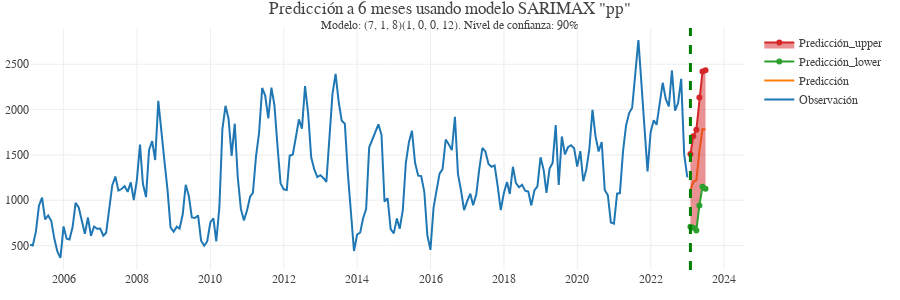

Notebook code cell kept with this figure:
### Code cell
fitted = test_model_pp.fit(disp=False)
# forecast_test = fitted.forecast(months_to_predict, exog = X_new_test)
forecast_test = fitted.get_forecast(months_to_predict, exog = X_new_test)
forecast_test = forecast_test.summary_frame(alpha=alpha)[["mean", "mean_ci_lower", "mean_ci_upper"]]
forecast_test = pd.concat([fitted.fittedvalues, forecast_test])
obs_pred_test = pd.DataFrame({"observado":y_test,
                            "prediccion": forecast_test["mean"],
                            'predicted_lower' : forecast_test["mean_ci_lower"],
                            'predicted_upper' : forecast_test["mean_ci_upper"],
                            })
plot_predicc_obs_exog = go.Figure()
plot_predicc_obs_exog.add_trace(go.Scatter(x=y_test.index, y = y_test, name = "Observación"))
plot_predicc_obs_exog.add_trace(go.Scatter(x=obs_pred_test.index, y = obs_pred_test["prediccion"], name = "Predicción"))
plot_predicc_obs_exog.add_trace(go.Scatter(x = obs_pred_test.index[-months_to_predict:], y = obs_pred_test.predicted_lower[-months_to_predict:], name = "Predicción_lower"))
plot_predicc_obs_exog.add_trace(go.Scatter(x = obs_pred_test.index[-months_to_predict:], y = obs_pred_test.predicted_upper[-months_to_predict:], name = "Predicción_upper", fill='tonexty'))
plot_predicc_obs_exog.add_vline(x = obs_pred_test.index[-months_to_predict], line_width=3, line_dash="dash", line_color="green")
plot_predicc_obs_exog.update_layout(template = None, 
                                    height = 300,
                                    margin = dict(l=30, b=30, t=28),
                                    title_text =f"Predicción a 6 meses usando modelo SARIMAX \"{'pp'}\"<br><sup>Modelo: {order_main}{seasonal_order_main}. Nivel de confianza: {1-alpha:.0%}",
font_family = "georgia")
plot_predicc_obs_exog.write_image("./output/Prediccion_sarimax_plot.pdf")
plot_predicc_obs_exog.show()

### Figure 1 — Plotly figure (JSON) as saved in the notebook; plotly's stock layout.template omitted (floating-point values rounded to 4 significant figures; data arrays with more than 128 entries replaced by an {"elided": "..."} marker saying what was removed)
{"data": [{"name": "Observación", "type": "scatter", "x": {"elided": "216 str values"}, "y": {"elided": "216 float values"}}, {"name": "Predicción", "type": "scatter", "x": {"elided": "222 str values"}, "y": {"elided": "222 float values"}}, {"name": "Predicción_lower", "type": "scatter", "x": ["2023-01-31T00:00:00", "2023-02-28T00:00:00", "2023-03-31T00:00:00", "2023-04-30T00:00:00", "2023-05-31T00:00:00", "2023-06-30T00:00:00"], "y": [708.4, 697.0, 667.2, 942.6, 1148.0, 1126.0]}, {"fill": "tonexty", "name": "Predicción_upper", "type": "scatter", "x": ["2023-01-31T00:00:00", "2023-02-28T00:00:00", "2023-03-31T00:00:00", "2023-04-30T00:00:00", "2023-05-31T00:00:00", "2023-06-30T00:00:00"], "y": [1510.0, 1706.0, 1777.0, 2134.0, 2419.0, 2434.0]}], "layout": {"font": {"family": "georgia"}, "height": 300, "margin": {"b": 30, "l": 30, "t": 28}, "shapes": [{"line": {"color": "green", "dash": "dash", "width": 3}, "type": "line", "x0": "2023-01-31T00:00:00", "x1": "2023-01-31T00:00:00", "xref": "x", "y0": 0, "y1": 1, "yref": "y domain"}], "title": {"text": "Predicción a 6 meses usando modelo SARIMAX \"pp\"<br><sup>Modelo: (7, 1, 8)(1, 0, 0, 12). Nivel de confianza: 90%"}}}
